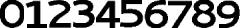
#> input picture numbers.png, 240 x 28 px
$ python script_numbers.py
#> lines starting #> are read from the running program, lines starting #| are printed output that depends on the picture; after the words box and inside, x2 and y2 are one past the last pixel; in counts of white or black regions, pixels touching at a corner belong together
# en este script la idea es obtener un array con los numeros de interes en una imagen

# exporto librerias
import numpy as np
import cv2
from skimage.metrics import structural_similarity


# defino parametros:

lower_range = np.array([0, 0,0])
upper_range = np.array([0, 0,240])

# cargo la imagen guardada
img_saved = cv2.imread("numbers.png",0)
#> img_saved is the input picture: shape (28, 240); min 0, max 255, mean 135.5
numbers = []
for k in range(10):
    numbers.append(img_saved[:,24*k:(24*(k+1))])
#> after the loop, numbers = 10 items
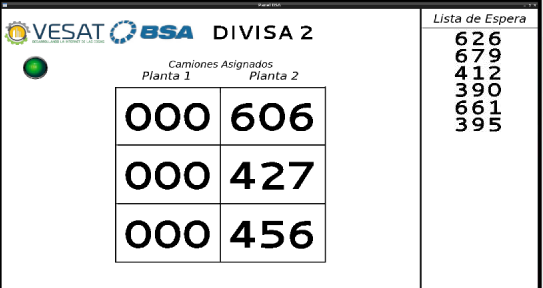
#> input picture panel1.png, 543 x 288 px
#> further down, img is the input picture: shape (288, 543, 3); mean B, G, R 226.4, 226.5, 225.9

# funcion que obtiene el numero de la imagen
def get_number(img):
    img = cv2.resize(img,(24,28))
    img = cv2.cvtColor(img,cv2.COLOR_BGR2GRAY)
    out = []
    for number in numbers:
        score,_= structural_similarity(img, number, full=True)
        out.append(score)
    return str(np.argmax(out))


# funcion que realiza el trabajo de extraer la lista donde estan los numeros de interes
def get_numbers(img):

    # particiono la imagen a partir de ciertos pixeles para ya que
    # los logos complican el script

    img1 = cv2.resize(img,(302, 542))
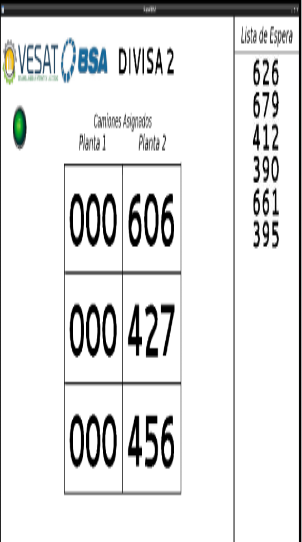
#> img1: shape (542, 302, 3); mean B, G, R 226.4, 226.4, 225.8
    img1 = img[70:,70:,:]
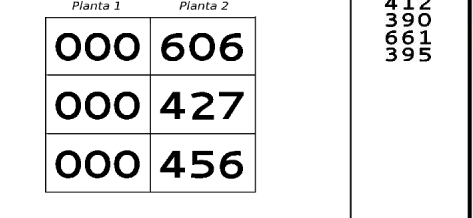
#> img1: shape (218, 473, 3); mean B, G, R 230.4, 230.4, 230.4

    # creo una mascara de donde extrer los numeros
    mask = cv2.inRange(cv2.cvtColor(img1,cv2.COLOR_BGR2HSV), lower_range, upper_range)
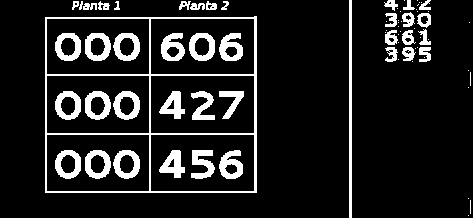
#> mask: shape (218, 473); 12.3% white; 76 white regions (35 under 20 px)

    # encuentro los 6 rectangulos de donde extraer los numeros
    contours, _ = cv2.findContours(mask,cv2.RETR_TREE, cv2.CHAIN_APPROX_NONE)
#> contours = 114 contours, 49 with area under 20; largest, box (x1, y1, x2, y2) and area: (45, 16, 257, 193) 36928, (150, 75, 255, 134) 6030, (46, 75, 150, 134) 5972, (150, 134, 255, 192) 5926, (46, 134, 150, 192) 5869

    # ordeno los rectangulos por area y extraigo 6 de ellos
    sorted_contours = sorted(contours, key = cv2.contourArea, reverse=True)
#> sorted_contours has the same summary as contours

    cnts = sorted_contours[1:7]
#> cnts = 6 contours; box (x1, y1, x2, y2) and area: (150, 75, 255, 134) 6030, (46, 75, 150, 134) 5972, (150, 134, 255, 192) 5926, (46, 134, 150, 192) 5869, (150, 18, 255, 75) 5822, (46, 18, 150, 75) 5766

    # ordeno los rectangulos por posicion
    Bbox = [cv2.boundingRect(c) for c in cnts]
#> Bbox = [(150, 75, 105, 59), (46, 75, 104, 59), (150, 134, 105, 58), (46, 134, 104, 58), (150, 18, 105, 57), (46, 18, 104, 57)]
    (cnts, Bbox) = zip(*sorted(zip(cnts, Bbox),key=lambda b:b[1][1], reverse=True))
#> Bbox = ((150, 134, 105, 58), (46, 134, 104, 58), (150, 75, 105, 59), (46, 75, 104, 59), (150, 18, 105, 57), (46, 18, 104, 57))

    lista = []

    # loop cada rectangulo (6 rectangulos)
    for i in range(len(cnts)):

        bbox = Bbox[i]

        # extraigo la imagen de el rectangulo donde quiero extrer los numeros y la mascara
        img2 = img1[bbox[1]:(bbox[1]+bbox[3]),bbox[0]:(bbox[0]+bbox[2])]
        mask2 = mask[bbox[1]:(bbox[1]+bbox[3]),bbox[0]:(bbox[0]+bbox[2])]

        # encuentro los 3 rectangulos de donde extraer los numeros
        contours, hierarchy = cv2.findContours(mask2,cv2.RETR_TREE, cv2.CHAIN_APPROX_NONE)

        # ordeno los rectangulos por area y extraigo 3 de ellos
        sorted_contours = sorted(contours, key = cv2.contourArea, reverse=True)
        cnts_2 = sorted_contours[2:5]

        # ordeno los rectangulos por posicion
        Bbox_2 = [cv2.boundingRect(c) for c in cnts_2]
        (cnts_2, Bbox_2) = zip(*sorted(zip(cnts_2, Bbox_2),key=lambda b:b[1][0], reverse=False))

        # comparo los numeros de cada rectangulo (3 numeros)
        number = ''

        for j in range(len(cnts_2)):
            bbox = Bbox_2[j]

            img3 = img2[bbox[1]:(bbox[1]+bbox[3]),bbox[0]:(bbox[0]+bbox[2])]

            number += get_number(img3)

        lista.append(number)
#> this loop made 6 passes
#> Bbox_2 on passes 1 to 6: ((9, 16, 26, 28), (41, 16, 24, 29), (69, 16, 24, 29)), ((9, 16, 26, 29), (39, 16, 26, 29), (67, 16, 27, 29)), ((9, 16, 26, 28), (41, 16, 24, 29), (69, 16, 25, 28)), ((9, 16, 26, 29), (39, 16, 26, 29), (67, 16, 27, 29)), ((11, 15, 24, 28), (39, 15, 26, 28), (69, 15, 24, 28)), ((9, 15, 26, 28), (39, 15, 26, 28), (67, 15, 27, 28))
#> pass 1, in get_number, `img = cv2.resize(img,(24,28))`:
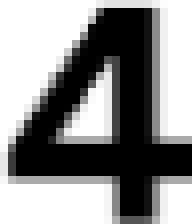
#> img: shape (28, 24, 3) (shown 8 times larger); min 0, max 255, mean 142.5
#> after the loop:
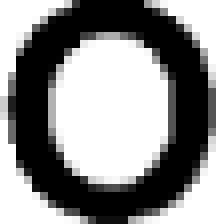
#> img3: shape (28, 27, 3) (shown 8 times larger); min 0, max 255, mean 138.3
#> after the loop:
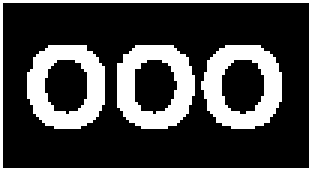
#> mask2: shape (57, 104) (shown 3 times larger); 26.4% white; 4 white regions, box (x1, y1, x2, y2) and area: (39, 15, 65, 43) 418, (67, 15, 94, 43) 414, (9, 15, 35, 43) 413, (0, 0, 104, 57) 318
#> after the loop, lista = ['456', '000', '427', '000', '606', '000']
    lista.reverse()

    return lista

#################################################################################################
################## En este paso exporto una imagen y pruebo la funcion definida #################
#################################################################################################

# exporto una imagen
img = cv2.imread("panel1.png")

# imprimo los resultados
print(get_numbers(img))
#| ['000', '606', '000', '427', '000', '456']
